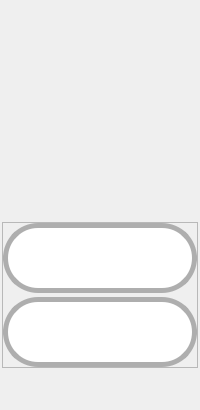
            <widget class="QWidget" name="employees_properties_panel">
             <layout class="QVBoxLayout" name="verticalLayout_49">
              <property name="spacing">
               <number>2</number>
              </property>
              <property name="leftMargin">
               <number>2</number>
              </property>
              <property name="topMargin">
               <number>2</number>
              </property>
              <property name="rightMargin">
               <number>2</number>
              </property>
              <property name="bottomMargin">
               <number>2</number>
              </property>
              <item>
               <spacer name="verticalSpacer_14">
                <property name="orientation">
                 <enum>Qt::Vertical</enum>
                </property>
                <property name="sizeType">
                 <enum>QSizePolicy::Minimum</enum>
                </property>
                <property name="sizeHint" stdset="0">
                 <size>
                  <width>20</width>
                  <height>220</height>
                 </size>
                </property>
               </spacer>
              </item>
              <item>
               <widget class="QFrame" name="frame_2">
                <property name="sizePolicy">
                 <sizepolicy hsizetype="Preferred" vsizetype="Preferred">
                  <horstretch>0</horstretch>
                  <verstretch>0</verstretch>
                 </sizepolicy>
                </property>
                <property name="styleSheet">
                 <string notr="true"/>
                </property>
                <property name="frameShape">
                 <enum>QFrame::StyledPanel</enum>
                </property>
                <property name="frameShadow">
                 <enum>QFrame::Raised</enum>
                </property>
                <layout class="QVBoxLayout" name="verticalLayout_13">
                 <property name="spacing">
                  <number>4</number>
                 </property>
                 <property name="leftMargin">
                  <number>0</number>
                 </property>
                 <property name="topMargin">
                  <number>0</number>
                 </property>
                 <property name="rightMargin">
                  <number>0</number>
                 </property>
                 <property name="bottomMargin">
                  <number>0</number>
                 </property>
                 <item>
                  <widget class="QPushButton" name="employee_add_btn2">
                   <property name="minimumSize">
                    <size>
                     <width>70</width>
                     <height>70</height>
                    </size>
                   </property>
                   <property name="toolTip">
                    <string>Add supervisor</string>
                   </property>
                   <property name="styleSheet">
                    <string notr="true">QPushButton{
	border-style: solid;	
	border-width: 5px;
	border-radius:35px;
	border-color: rgb(174, 174, 174);

	padding: 10px;
	
	
	background-color: rgb(255, 255, 255);
	image: url(:/icons/icons/plus.svg);
	
}


QPushButton:hover{
	
	image: url(:/icons/icons/plus2.svg);
}
QPushButton:pressed{
	
	background-color: rgb(100, 100, 100);
	image: url(:/icons/icons/plus2.svg);
}
</string>
                   </property>
                   <property name="text">
                    <string/>
                   </property>
                   <property name="icon">
                    <iconset>
                     <normaloff>:/icons/icons/add.svg</normaloff>:/icons/icons/add.svg</iconset>
                   </property>
                   <property name="iconSize">
                    <size>
                     <width>60</width>
                     <height>60</height>
                    </size>
                   </property>
                   <property name="autoRepeat">
                    <bool>false</bool>
                   </property>
                  </widget>
                 </item>
                 <item>
                  <widget class="QPushButton" name="employee_remove_btn">
                   <property name="minimumSize">
                    <size>
                     <width>70</width>
                     <height>70</height>
                    </size>
                   </property>
                   <property name="toolTip">
                    <string>Remove supervisor</string>
                   </property>
                   <property name="styleSheet">
                    <string notr="true">QPushButton{

	border-style: solid;	
	border-width: 5px;
	border-radius:35px;
	border-color: rgb(174, 174, 174);

	padding: 10px;

	
	image: url(:/icons/icons/trash-can-with-cover.svg) ;
	background-color: rgb(255, 255, 255);
 	

	
}


QPushButton:hover{

	image: url(:/icons/icons/trash-can-with-cover.svg);
	background-color: rgb(200, 200, 200);
	
}


QPushButton:pressed{

	background-color: rgb(100, 100, 100);
	image: url(:/icons/icons/open-trash-can.svg);

}

QPushButton:disabled{
	
	background-color: rgb(142,142,142);
}
</string>
                   </property>
                   <property name="text">
                    <string/>
                   </property>
                   <property name="iconSize">
                    <size>
                     <width>30</width>
                     <height>30</height>
                    </size>
                   </property>
                  </widget>
                 </item>
                </layout>
               </widget>
              </item>
              <item>
               <spacer name="verticalSpacer">
                <property name="orientation">
                 <enum>Qt::Vertical</enum>
                </property>
                <property name="sizeHint" stdset="0">
                 <size>
                  <width>20</width>
                  <height>40</height>
                 </size>
                </property>
               </spacer>
              </item>
             </layout>
            </widget>
